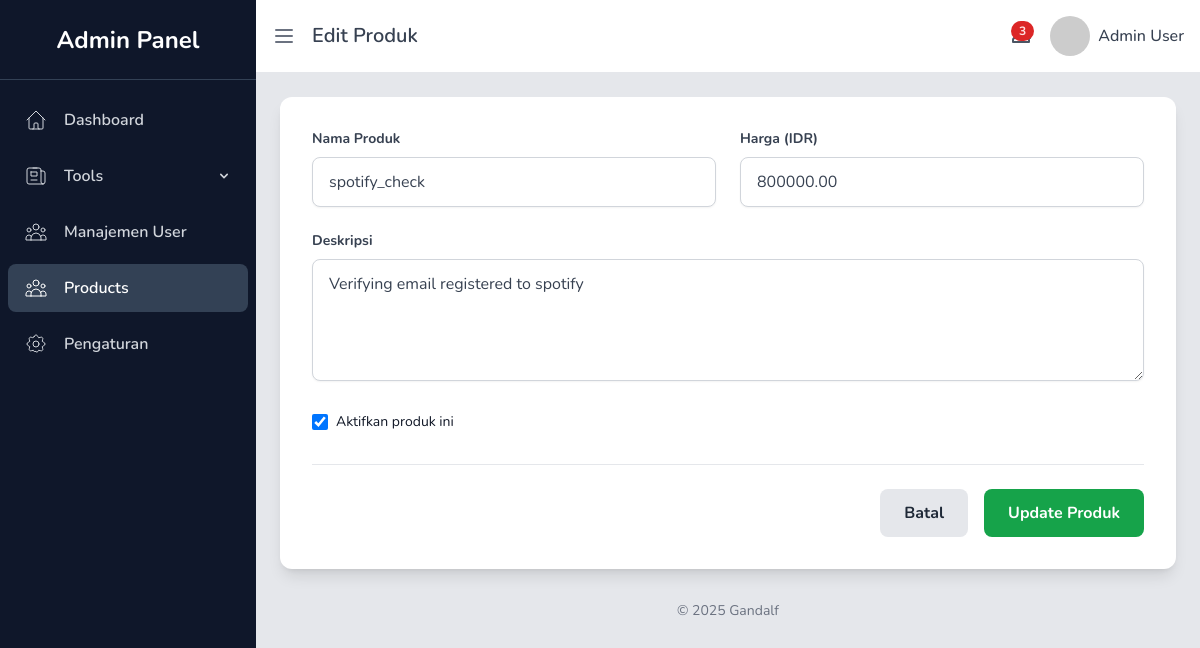
/admin/edit_product.php?id=6 (signed in), run on the app's committed database.
### tables this page shows
CREATE TABLE `products` (
  `id` int(10) unsigned NOT NULL AUTO_INCREMENT,
  `product_name` varchar(100) NOT NULL,
  `description` text DEFAULT NULL,
  `price` decimal(10,2) NOT NULL DEFAULT 0.00,
  `is_active` tinyint(1) NOT NULL DEFAULT 1,
  `created_at` timestamp NULL DEFAULT current_timestamp(),
  `updated_at` timestamp NULL DEFAULT current_timestamp() ON UPDATE current_timestamp(),
  PRIMARY KEY (`id`),
  UNIQUE KEY `product_name` (`product_name`)
);

### admin/edit_product.php (the view, shortened to what this page needs)
<?php
require_once '../config.php';
$product_name = '';
$description = '';
$price = '';
$is_active = 1;
if ($_SERVER['REQUEST_METHOD'] !== 'POST') {
    $product_id = $_GET['id'];
    $stmt = $conn->prepare("SELECT * FROM products WHERE id = ?");
    $stmt->bind_param("i", $product_id);
    $stmt->execute();
    $result = $stmt->get_result();
    if ($result->num_rows === 1) {
        $product = $result->fetch_assoc();
        $product_name = $product['product_name'];
        $description = $product['description'];
        $price = $product['price'];
        $is_active = $product['is_active'];
    } else {
        $_SESSION['error_message'] = "Produk tidak ditemukan.";
        header("Location: products.php");
        exit;
    }
}
?>
<!DOCTYPE html>
<html lang="id">
    <head>
        <script src="https://cdn.tailwindcss.com"></script>
    </head>
    <body class="bg-gray-100">
        <div class="flex h-screen bg-gray-200">
            <?php include "sidebar.php"; ?>
            <div class="flex-1 flex flex-col overflow-hidden transition-all duration-300 ease-in-out ml-0 lg:ml-64" id="main-content">
                <header class="flex items-center justify-between p-4 bg-white border-b sticky top-0 z-30">
                    <div class="flex items-center">
                        <button id="sidebar-toggle" class="text-gray-500 focus:outline-none">
                            <svg class="w-6 h-6" fill="none" stroke="currentColor" viewBox="0 0 24 24" xmlns="http://www.w3.org/2000/svg">
                                <path stroke-linecap="round" stroke-linejoin="round" stroke-width="2" d="M4 6h16M4 12h16M4 18h16"></path>
                            </svg>
                        </button>
                        <h2 class="text-xl font-semibold text-gray-700 ml-4">Edit Produk</h2>
                    </div>
                    <div class="flex items-center space-x-4" x-data="{ notificationOpen: false, profileOpen: false }">
                        <div class="relative">
                            <button @click="notificationOpen = !notificationOpen" class="relative text-gray-600 hover:text-gray-800 focus:outline-none">
                                <span class="absolute top-0 right-0 inline-flex items-center justify-center px-2 py-1 text-xs font-bold leading-none text-red-100 bg-red-600 rounded-full">3</span>
                            </button>
                        </div>
                        <?php include "profile.php"; ?>
                    </div>
                </header>
                <main class="flex-1 p-6 overflow-x-hidden overflow-y-auto">
                    <div class="bg-white p-6 md:p-8 rounded-xl shadow-lg">
                        <form action="edit_product.php" method="POST">
                            <div class="grid grid-cols-1 md:grid-cols-2 gap-6">
                                <div>
                                    <label for="product_name" class="block text-sm font-bold text-gray-700 mb-2">Nama Produk</label>
                                    <input type="text" id="product_name" name="product_name" value="<?= htmlspecialchars($product_name); ?>" required class="shadow-sm border border-gray-300 rounded-lg w-full py-3 px-4 text-gray-700 focus:outline-none focus:ring-2 focus:ring-blue-500">
                                </div>
                                <div>
                                    <label for="price" class="block text-sm font-bold text-gray-700 mb-2">Harga (IDR)</label>
                                    <input type="number" id="price" name="price" step="1" value="<?= htmlspecialchars($price); ?>" required class="shadow-sm border border-gray-300 rounded-lg w-full py-3 px-4 text-gray-700 focus:outline-none focus:ring-2 focus:ring-blue-500">
                                </div>
                            </div>
                            <div class="mt-6">
                                <label for="description" class="block text-sm font-bold text-gray-700 mb-2">Deskripsi</label>
                                <textarea id="description" name="description" rows="4" class="shadow-sm border border-gray-300 rounded-lg w-full py-3 px-4 text-gray-700 focus:outline-none focus:ring-2 focus:ring-blue-500"><?= htmlspecialchars($description); ?></textarea>
                            </div>
                            <div class="mt-6 flex items-center">
                                <input type="checkbox" id="is_active" name="is_active" value="1" class="h-4 w-4 text-blue-600 border-gray-300 rounded focus:ring-blue-500" <?= $is_active ? 'checked' : ''; ?>>
                                <label for="is_active" class="ml-2 block text-sm text-gray-900">Aktifkan produk ini</label>
                            </div>
                            <div class="mt-8 border-t pt-6 flex justify-end space-x-4">
                                <a href="products.php" class="bg-gray-200 hover:bg-gray-300 text-gray-800 font-bold py-3 px-6 rounded-lg focus:outline-none focus:shadow-outline transition-colors duration-200">
                                    Batal
                                </a>
                                <button type="submit" class="bg-green-600 hover:bg-green-700 text-white font-bold py-3 px-6 rounded-lg focus:outline-none focus:shadow-outline transition-colors duration-200">
                                    Update Produk
                                </button>
                            </div>
                        </form>
                    </div>
                    <footer class="mt-8 text-center text-sm text-gray-500">
                        &copy; 2025 Gandalf
                    </footer>
                </main>
            </div>
        </div>
    </body>
</html>

### admin/edit_product.php (style rules this page uses)
body { font-family: "Nunito", sans-serif; }

### data on the page
products: product_name "spotify_check", price "800000.00", description "Verifying email registered to spotify", is_active "☑"
